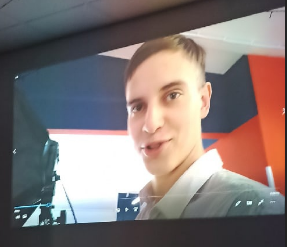
//> input picture cv/cmake-build-debug/images/test.png, 287 x 247 px, given in place of the camera
$ ./main   (built with g++ and OpenCV 4)
//> lines starting //> are read from the running program, lines starting //| are printed output that depends on the picture
#include "opencv2/opencv.hpp"
using namespace cv;

int main(int, char**) {
    VideoCapture cap(0); // Открываем камеру или файл
    if(!cap.isOpened())// check if we succeeded
        return -1;
    Mat edges;
    namedWindow("edges",1);
    while(1) {
        Mat frame;
        cap >> frame; // get a new frame from camera
//> frame is the input picture: 247 rows x 287 cols, CV_8UC3; mean B, G, R 118.1, 119.9, 131
        cvtColor(frame, edges, COLOR_BGR2GRAY); // Перевод в градации серого
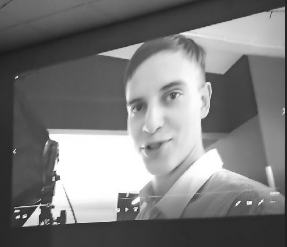
//> edges: 247 rows x 287 cols, CV_8UC1; min 27, max 255, mean 123
        GaussianBlur(edges, edges, Size(7,7), 1.5, 1.5); // Размытие
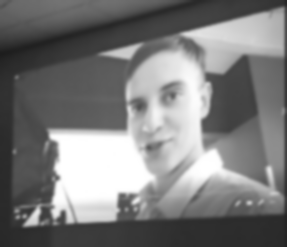
//> edges: 247 rows x 287 cols, CV_8UC1; min 29, max 255, mean 123.1
        Canny(edges, edges, 0, 30, 3); // Выделение границ
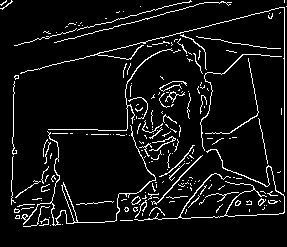
//> edges: 247 rows x 287 cols, CV_8UC1; 7% white in thin lines or dots
        imshow("edges", edges);
        if(waitKey(30) >= 0) break;
//> the Esc key is pressed
    }
    return 0;
}
